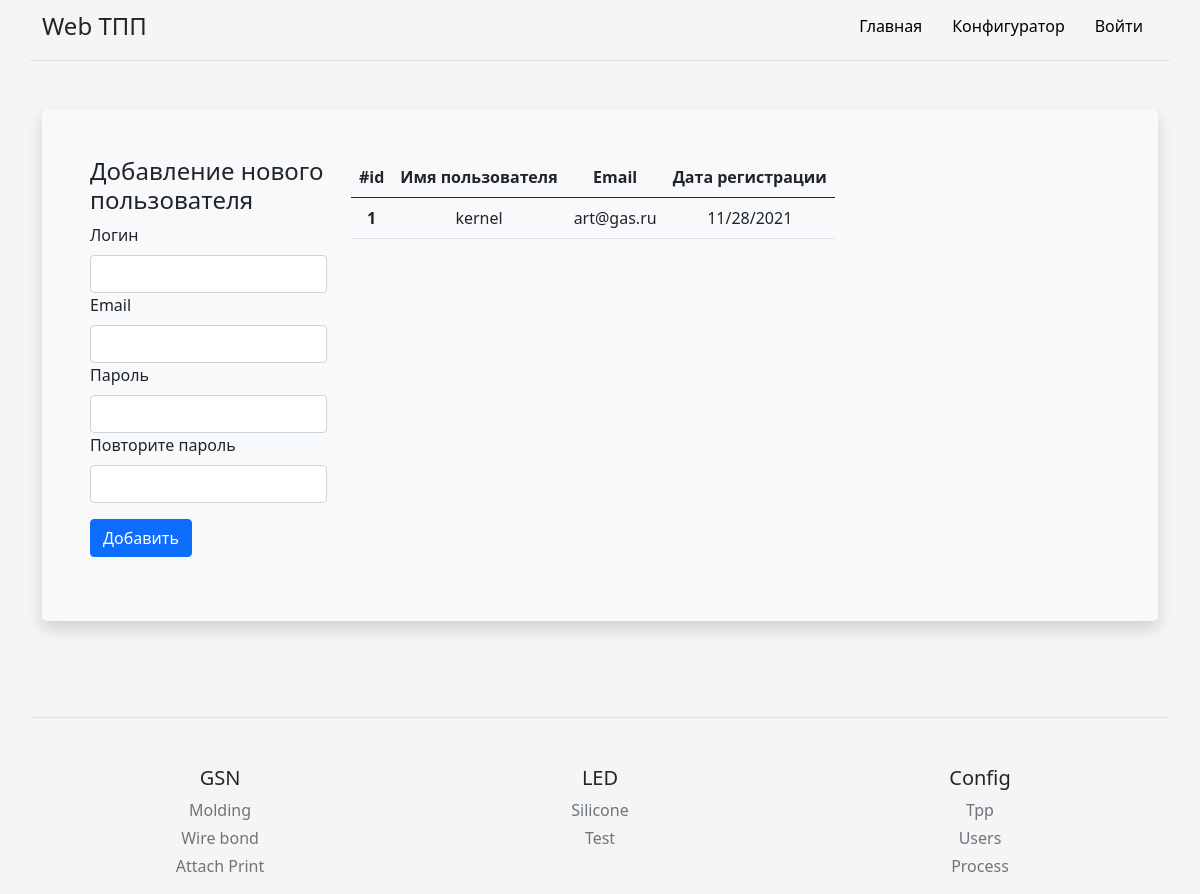
Page /config_user on the earlier database version.
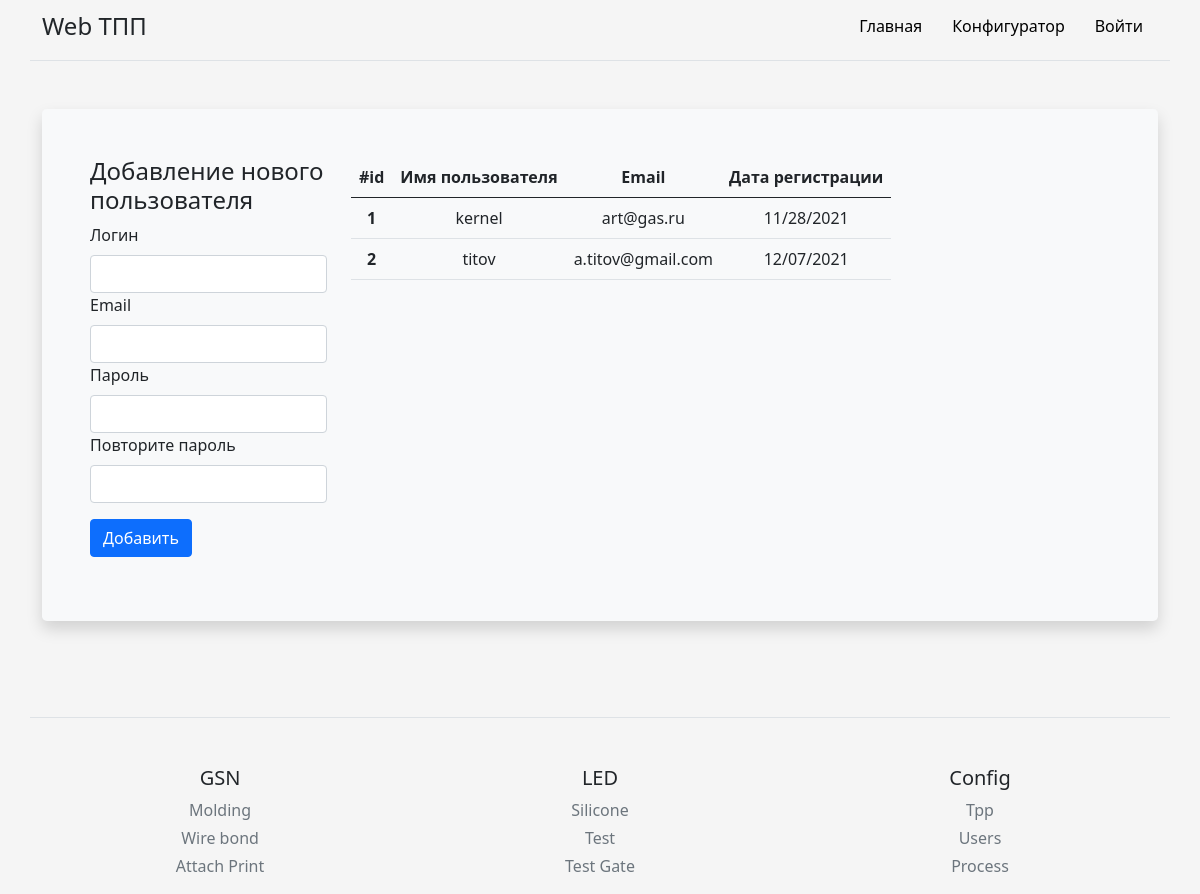
Same page on the later database version.
### models.py (models this page shows, shortened)
class User(UserMixin, db.Model):
    id = db.Column(db.Integer, primary_key=True)
    login = db.Column(db.String(64), index=True, unique=True)
    email = db.Column(db.String(64), index=True, unique=True)
    password_hash = db.Column(db.String(120), index=True, unique=True)
    time = db.Column(db.DateTime, index=True, default=datetime.utcnow)
    tpp = db.relationship('Tpp', backref='author', lazy='dynamic')

class Process(db.Model):
    id = db.Column(db.Integer, primary_key=True)
    process = db.Column(db.Text, nullable=False)
    branch = db.Column(db.Text, nullable=False)

### routes.py (the view, shortened to what this page needs)
@app_routes.route('/config_user', methods=["POST", "GET"])
def config_user():
    from main import db
    from models import User, Process
    users = db.session.query(User).all()
    branch_footer = db.session.query(Process).group_by(Process.branch).all()
    process_footer = db.session.query(Process).all()
    return render_template('config_folder/config_user.html', users=users,branch_footer=branch_footer, process_footer=process_footer)

### templates/config_folder/config_user.html (shortened to what this page needs)
{% extends 'base.html' %}
{% block body %}
<div class="container py-4">
    <div class="p-5 mb-4 bg-light rounded-3 shadow">
        <div class="row align-items-md-stretch">
            <form class="col-md-3" method="post">
                <h4>Добавление нового пользователя</h4>
                <div class="col-sm-12">
                    <label for="user_login" class="form-label">Логин</label>
                    <input type="text" class="form-control" name="user_login" id="user_login" required>
                </div>
                <div class="col-sm-12">
                    <label for="user_email" class="form-label">Email</label>
                    <input type="text" class="form-control" name="user_email" id="user_email" required>
                </div>
                <div class="col-sm-12">
                    <label for="user_pass" class="form-label">Пароль</label>
                    <input type="text" class="form-control" name="user_pass" id="user_pass" required>
                </div>
                <div class="col-sm-12">
                    <label for="user_pass2" class="form-label">Повторите пароль</label>
                    <input type="text" class="form-control" name="user_pass2" id="user_pass2" required>
                </div>
                <div class="py-3">
                    <button class="btn btn-m btn-primary btn-block" type="submit" name="btn" value="add"> Добавить </button>
                </div>
            </form>
            <div class="col-md-9">
                <table class="table table-hover">
                    <thead>
                        <tr>
                        <th scope="col">#id</th>
                        <th scope="col">Имя пользователя</th>
                        <th scope="col">Email</th>
                        <th scope="col">Дата регистрации</th>
                        </tr>
                    </thead>
                    <tbody method="post" >
                        {% for item in users %}
                        <tr>
                        <th scope="row" name="up_table_id">{{item.id}}</th>
                        <td name="up_table_prod_name">{{item.login}}</td>
                        <td name="up_table_prod_name">{{item.email}}</td>
                        <td name="up_table_number">{{item.time.strftime("%m/%d/%Y")}}</td>
                        </tr>
                        {% endfor %}
                    </tbody>
                </table>
            </div>
         </div>
    </div>
</div>
{% endblock %}

### templates/base.html (shortened to what this page needs)
<!DOCTYPE html>
<html lang="en">
  <head>
    <link rel="stylesheet" href="https://cdn.jsdelivr.net/npm/bootstrap@5.1.0/dist/css/bootstrap.min.css">
    <link rel="stylesheet" href="{{ url_for('static', filename='css/main.css') }}">
  </head>
<body>
  <div class="py-2 container d-flex flex-column flex-md-row align-items-center pb-3 mb-4 border-bottom">
      <span class="fs-4">Web ТПП</span>
      <nav class="d-inline-flex mt-2 mt-md-0 ms-md-auto">
        <a class="nav__link" href="/">Главная</a>
        <a class="nav__link" href="/config_tpp">Конфигуратор</a>
        {% if current_user.is_anonymous %}
        <a class="nav__link" href="/login">Войти</a>
        {% else %}
        <a class="nav__link" href="/logout">Выйти</a>
        {% endif %}
      </nav>
    </div>
{% block body %}{% endblock %}
</body>
<footer class="container pt-4 my-md-5 pt-md-5 border-top">
    <div class="text-center row">
        {% for item in branch_footer %}
        <div class="col-6 col-md">
            <h5>{{item.branch}}</h5>
            <ul class="list-unstyled text-small">
                {% for i in process_footer %}
                {% if i.branch == item.branch %}
                <li class="mb-1"><a class="link-secondary text-decoration-none" href="/{{i.process}}">{{i.process}}</a></li>
                {% endif%}
                {% endfor %}
            </ul>
        </div>
        {% endfor %}
      <div class="col-6 col-md">
        <h5>Config</h5>
        <ul class="list-unstyled text-small">
          <li class="mb-1"><a class="link-secondary text-decoration-none" href="{{ url_for('.config_tpp') }}">Tpp</a></li>
          <li class="mb-1"><a class="link-secondary text-decoration-none" href="{{ url_for('.config_user') }}">Users</a></li>
          <li class="mb-1"><a class="link-secondary text-decoration-none" href="{{ url_for('.add_process') }}">Process</a></li>
        </ul>
      </div>
    </div>
</footer>
</html>

Differences in the rows shown:
added User: id "2", login "titov", email "a.titov@gmail.com", time "12/07/2021"
added Process: process "Test Gate", shown under "LED"
